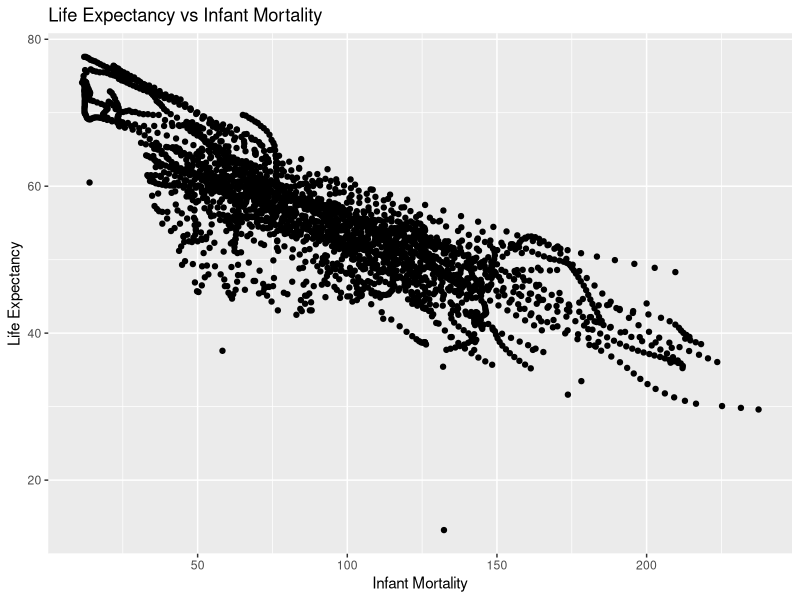
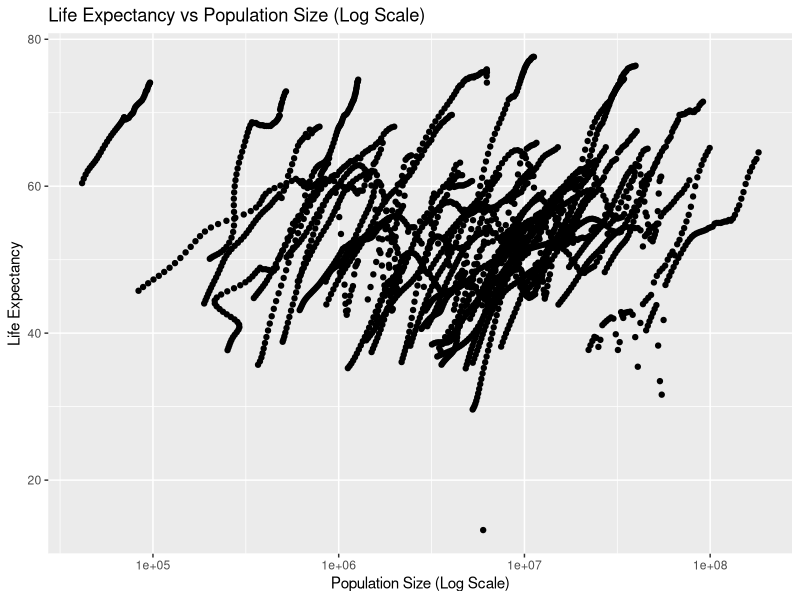
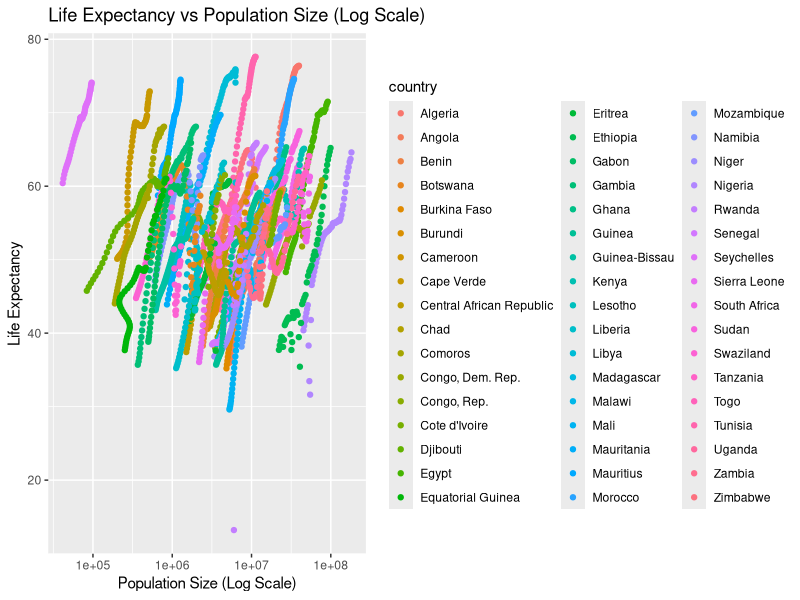
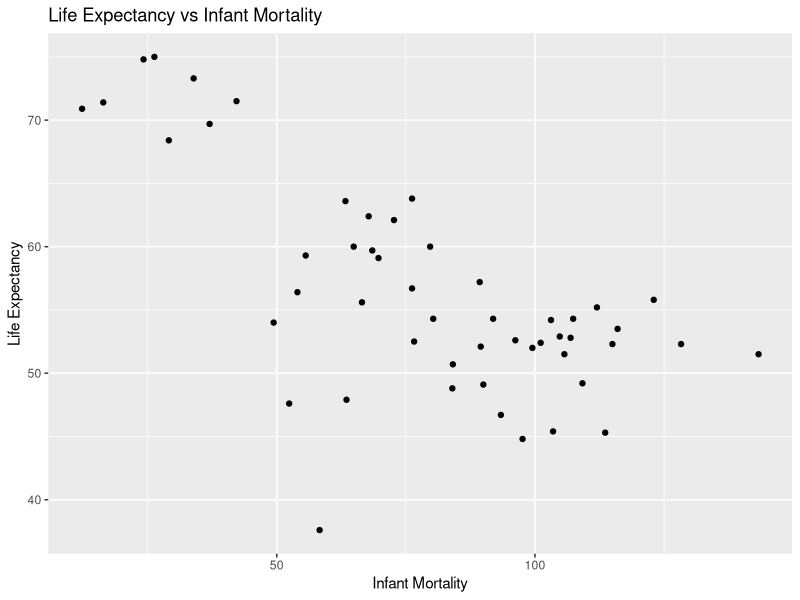
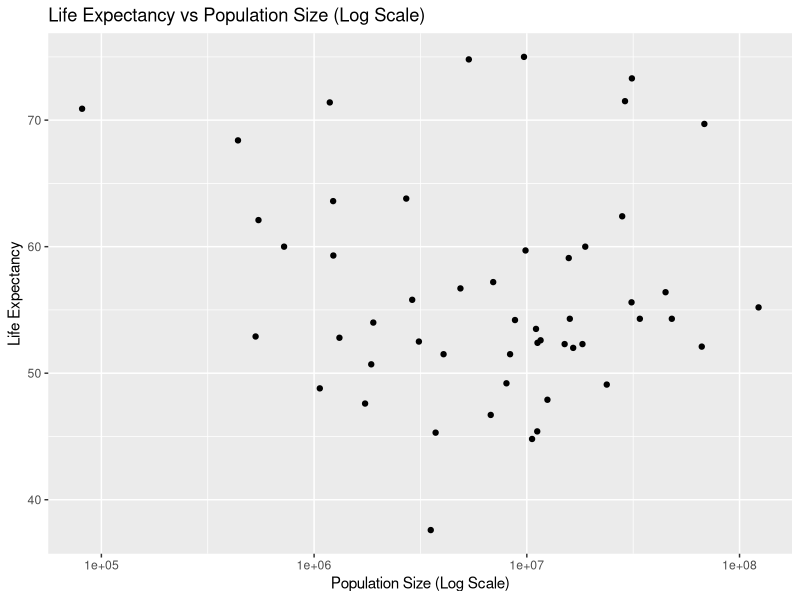
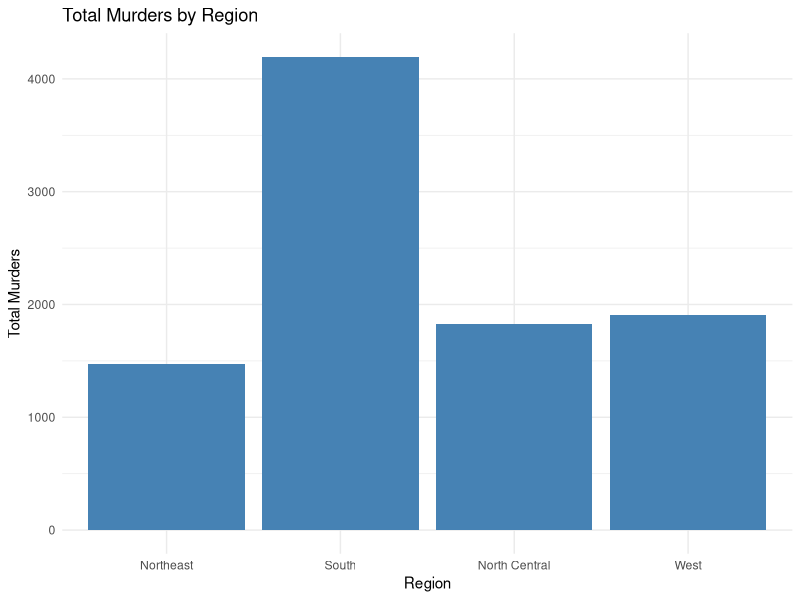
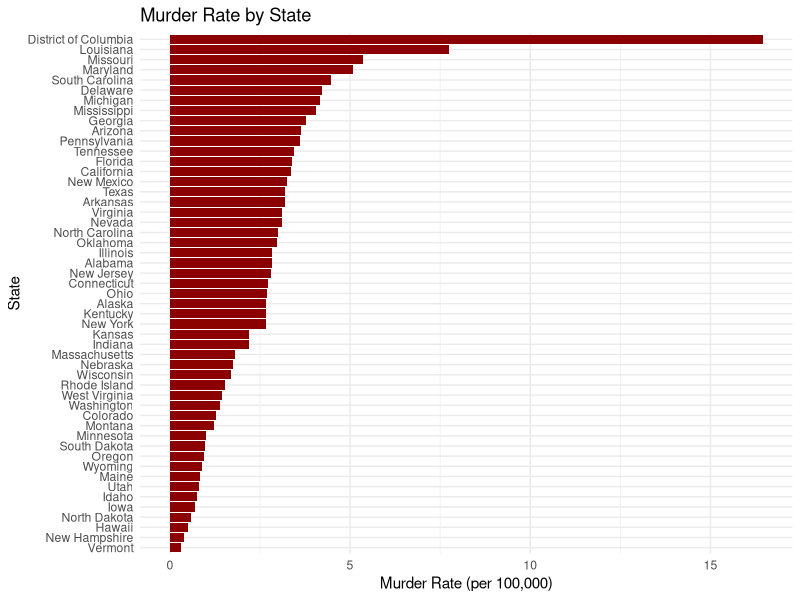

Here is the R script that generated these plots, in order:
## ---- chunk 1
# This chunk of code loads in the dslabs package, we will be using the gapminder dataset for this execise.

# Using library() to load dslabs package
library("dslabs")
## ---- chunk 2
# This chunk involves pulling up the help page for the gapminder dataset. This will give us an overview of the dataset and what it contains.

# Using help() to view help page
help(gapminder)
## ---- chunk 3
# In this chunk we will be using the str and summary function to look at the data.

# Using str() to display the internal structure of the dataset
str(gapminder)

# Using summary() to produce result summary of values
summary(gapminder)
## ---- chunk 4
# This chunk outputs the object type of the 'gapminder' dataset.

# Using class() to print object type of 'gapminder'
class(gapminder)
## ---- chunk 5
# This chunk of code loads in the tidyverse package, creates a new dataset called 'africadata', and then prints the structure and a summary of data

# Using the library() function again, but this time loading in the 'tidyverse' package
library(tidyverse)

# Using tidyverse to filter the gapminder dataset where continent equals Africa
africadata <- gapminder %>% filter(continent == "Africa")

# Printing the structure of the dataset
str(africadata)

# Printing a summary of the dataset
summary(africadata)
## ---- chunk 6
# This chunk will create two new datasets using the four 3 variables mentioned in the assignment instructions.

# Using the gapminder dataset to filter and select the correct columns (infant_mortality & life_expectancy)
p1_africadata <- gapminder %>% 
  # Filtering the data to only include the continent, Africa.
  filter(continent == "Africa") %>% 
  # Selecting the columns we want
  select(infant_mortality, life_expectancy)

# Doing the same processes as before, filtering and selecting the proper columns (population & life_expectancy)
p2_africadata <- gapminder %>% 
  # Filtering the data to only include the continent, Africa.
  filter(continent == "Africa") %>% 
  # Selecting the columns we want
  select(population, life_expectancy)

# str() and summary() to look at the data in both new objects/datasets
# P1 Dataset
str(p1_africadata)
summary(p1_africadata)

# P2 Dataset
str(p2_africadata)
summary(p2_africadata)

## ---- chunk 7
# This chunk generates a plot when displaying life_expectancy as a function of infant_mortality The plot is stored in a variable and is displayed using a print function.

# Creating the plot, x-axis is infant_mortality and the y-axis is life_expectancy.
plot1 <- ggplot(p1_africadata, aes(x = infant_mortality, y = life_expectancy)) + 
  # Specifying this as a scatterplot or point graph
  geom_point() + 
  # Adding labels to the graph/axis
  labs(title = "Life Expectancy vs Infant Mortality", 
       x = "Infant Mortality", 
       y = "Life Expectancy")

# Printing plot
print(plot1)
## ---- chunk 8
# This chunk generates a plot when displaying life_expectancy as a function of population. The plot is stored in a variable and is displayed using a print function.

# Creating the plot, x-axis is population and the y-axis is life_expectancy.
plot2 <- ggplot(p2_africadata, aes(x = population, y = life_expectancy)) + 
  # Specifying this as a scatterplot or point graph
  geom_point() + 
  # Setting the x-axis to log scale
  scale_x_log10() + 
  # Adding labels to graph/axis
  labs(title = "Life Expectancy vs Population Size (Log Scale)", 
       x = "Population Size (Log Scale)", 
       y = "Life Expectancy")

# Printing plot
print(plot2)
## ---- chunk 9
# This chunk creates the same plot as above, however makes use of the color option in ggplot to highlight each country. This is to illustrate how having a time variable creates the streaks in the plots

# Creating the plot and storing it in the plot3 variable
plot3 <- ggplot(africadata, aes(x = population, y = life_expectancy, colour = country)) + 
  # Setting as scatterplot/point graph
  geom_point() + 
  # Applying log scale to x-axis
  scale_x_log10() + 
  # Adding labels to graph
  labs(title = "Life Expectancy vs Population Size (Log Scale)", 
       x = "Population Size (Log Scale)", 
       y = "Life Expectancy")

# Printing plot
print(plot3)
## ---- chunk 10
# This chunk displays which years having missing data for infant mortality, it uses the tidyverse package to filter and select the proper years. The years are then printed using a print function.

# Finding the years in africadata that having missing values for infant mortality a storing it in the variable missing_years
missing_years <- africadata %>%
  # Filtering data to find NA values in infant_mortality
  filter(is.na(infant_mortality)) %>%
  # Selecting the 'year' value that has NA values in infant_mortality
  select(year) %>%
  # Applying distinct so the years don't duplicate and are distinct
  distinct()

# Printing years with missing values in infant_mortality
print(missing_years)
## ---- chunk 11
# This chunk creates a new dataset featuring only the continent, Africa, and the year 2000. This will be saved under the variable africadata_2000.

# Filtering and saving the proper data into the new variable.
africadata_2000 <- gapminder %>% 
  # Filtering the data to only include the continent and year, Africa and 2000.
  filter(continent == "Africa" & year == 2000)

# Displaying the structure of the new dataset
str(africadata_2000)

# Displaying a summary of the data
summary(africadata_2000)
## ---- chunk 12
# This chunk generates a plot when displaying life_expectancy as a function of infant_mortality for the year 2000 in africa. The plot is stored in a variable and is displayed using a print function.

# Creating the plot, x-axis is infant_mortality and the y-axis is life_expectancy.
plot4 <- ggplot(africadata_2000, aes(x = infant_mortality, y = life_expectancy)) + 
  # Specifying this as a scatterplot or point graph
  geom_point() + 
  # Adding labels to the graph/axis
  labs(title = "Life Expectancy vs Infant Mortality", 
       x = "Infant Mortality", 
       y = "Life Expectancy")

# Printing plot
print(plot4)
## ---- chunk 13
# This chunk generates a plot when displaying life_expectancy as a function of population. The plot is stored in a variable and is displayed using a print function.

# Creating the plot, x-axis is population and the y-axis is life_expectancy.
plot5 <- ggplot(africadata_2000, aes(x = population, y = life_expectancy)) + 
  # Specifying this as a scatterplot or point graph
  geom_point() + 
  # Setting the x-axis to log scale
  scale_x_log10() + 
  # Adding labels to graph/axis
  labs(title = "Life Expectancy vs Population Size (Log Scale)", 
       x = "Population Size (Log Scale)", 
       y = "Life Expectancy")

# Printing plot
print(plot5)
## ---- chunk 14
# This chunk of code involves fitting life expectancy as the outcome and infant mortality as the predictor. The model is saved to the new variables fit1 and then a summary of the model is printed using summary()

# Fit 1: Life Expectancy as a function of Infant Mortality
fit1 <- lm(life_expectancy ~ infant_mortality, data = africadata_2000)

# Printing a summary of the model
summary(fit1)
## ---- chunk 15
# This chunk of code involves fitting life expectancy as the outcome and population as the predictor. The model is saved to the new variables fit2 and then a summary of the model is printed using summary()

# Fit 1: Life Expectancy as a function of Population
fit2 <- lm(life_expectancy ~ population, data = africadata_2000)

# Printing a summary of the model
summary(fit2)
## ---- chunk 16
# Load the dataset
data("murders")

# Display the first few rows of the dataset
head(murders)
## ---- chunk 17
# Add a murder rate column (murders per 100,000)
murders <- murders %>% 
  mutate(murder_rate = total / population * 100000)

# Display the first few rows with the new column
head(murders)

## ---- chunk 18
# Total murders by region
ggplot(murders, aes(x = region, y = total)) +
  geom_bar(stat = "identity", fill = "steelblue") +
  labs(title = "Total Murders by Region", x = "Region", y = "Total Murders") +
  theme_minimal()
## ---- chunk 19
# Murder rate by state
ggplot(murders, aes(x = reorder(state, murder_rate), y = murder_rate)) +
  geom_bar(stat = "identity", fill = "darkred") +
  coord_flip() +
  labs(title = "Murder Rate by State", x = "State", y = "Murder Rate (per 100,000)") +
  theme_minimal()
## ---- chunk 20
# Summary statistics by region
summary_table <- murders %>% 
  group_by(region) %>% 
  summarize(
    total_murders = sum(total),
    avg_murder_rate = mean(murder_rate),
    median_murder_rate = median(murder_rate)
  )
summary_table
## ---- chunk 21
# Fit the linear regression model
fit <- lm(murder_rate ~ population, data = murders)

# Summary of the model
summary(fit)
